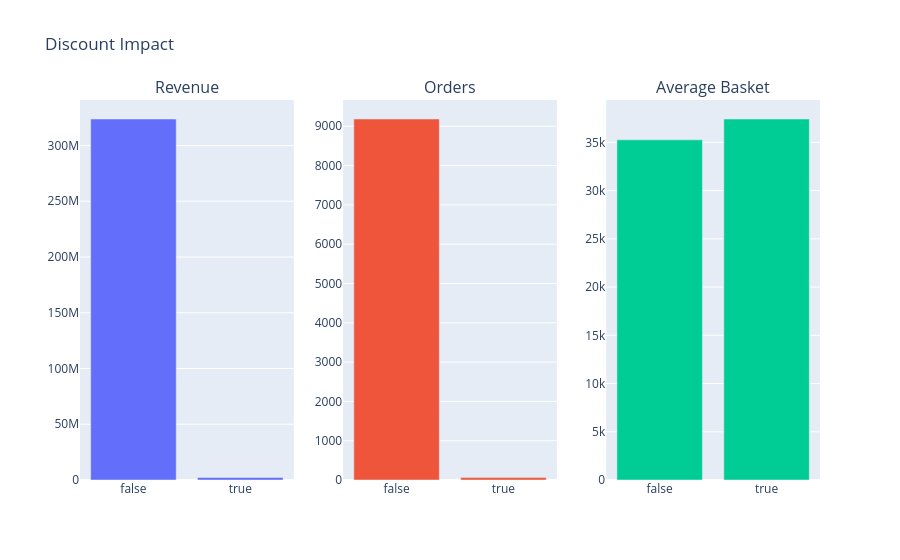

The notebook cell saved with this chart:
### Code cell
impact = discount_impact(clean_transactions, clean_orders)
fig = make_subplots(
    rows=1, cols=3,
    subplot_titles=("Revenue", "Orders", "Average Basket")
)

fig.add_trace(
    go.Bar(x=impact["order_has_discount"], y=impact["Total_Revenue"], name="Revenue"),
    row=1, col=1
)
fig.add_trace(
    go.Bar(x=impact["order_has_discount"], y=impact["Total_Orders"], name="Orders"),
    row=1, col=2
)
fig.add_trace(
    go.Bar(x=impact["order_has_discount"], y=impact["Average_Order_Value"], name="Average Basket"),
    row=1, col=3
)

fig.update_layout(title_text="Discount Impact", showlegend=False)
fig.show()

### Figure 1 — Plotly figure (JSON) as saved in the notebook; plotly's stock layout.template omitted (floating-point values rounded to 4 significant figures)
{"data": [{"name": "Revenue", "type": "bar", "x": [false, true], "xaxis": "x", "y": [323800000.0, 2283000.0], "yaxis": "y"}, {"name": "Orders", "type": "bar", "x": [false, true], "xaxis": "x2", "y": [9184, 61], "yaxis": "y2"}, {"name": "Average Basket", "type": "bar", "x": [false, true], "xaxis": "x3", "y": [35260.0, 37420.0], "yaxis": "y3"}], "layout": {"annotations": [{"font": {"size": 16}, "showarrow": false, "text": "Revenue", "x": 0.1444, "xanchor": "center", "xref": "paper", "y": 1, "yanchor": "bottom", "yref": "paper"}, {"font": {"size": 16}, "showarrow": false, "text": "Orders", "x": 0.5, "xanchor": "center", "xref": "paper", "y": 1, "yanchor": "bottom", "yref": "paper"}, {"font": {"size": 16}, "showarrow": false, "text": "Average Basket", "x": 0.8556, "xanchor": "center", "xref": "paper", "y": 1, "yanchor": "bottom", "yref": "paper"}], "showlegend": false, "title": {"text": "Discount Impact"}, "xaxis": {"anchor": "y", "domain": [0, 0.2889]}, "xaxis2": {"anchor": "y2", "domain": [0.3556, 0.6444]}, "xaxis3": {"anchor": "y3", "domain": [0.7111, 1]}, "yaxis": {"anchor": "x", "domain": [0, 1]}, "yaxis2": {"anchor": "x2", "domain": [0, 1]}, "yaxis3": {"anchor": "x3", "domain": [0, 1]}}}
